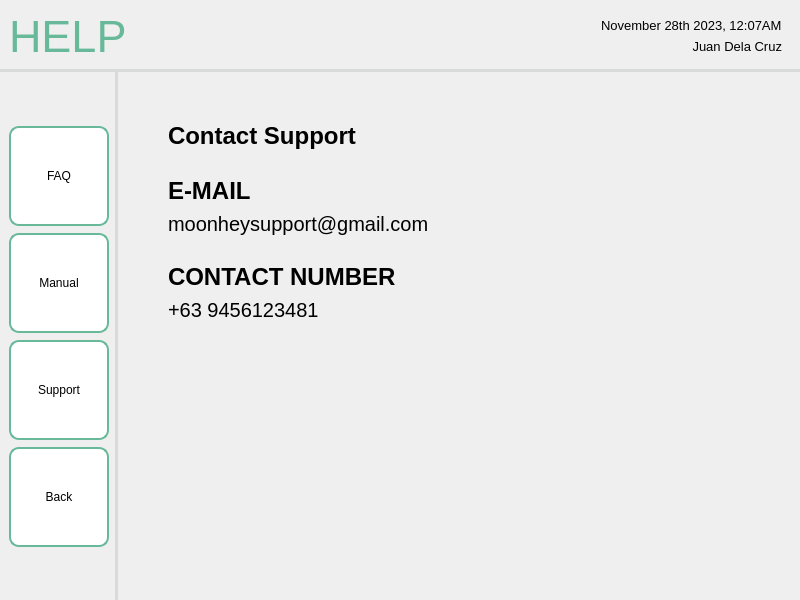
<?xml version="1.0" encoding="UTF-8"?>
<ui version="4.0">
 <class>MainWindow</class>
 <widget class="QMainWindow" name="MainWindow">
  <property name="geometry">
   <rect>
    <x>0</x>
    <y>0</y>
    <width>800</width>
    <height>600</height>
   </rect>
  </property>
  <property name="windowTitle">
   <string>MainWindow</string>
  </property>
  <widget class="QWidget" name="centralwidget">
   <layout class="QHBoxLayout" name="horizontalLayout">
    <property name="leftMargin">
     <number>0</number>
    </property>
    <property name="topMargin">
     <number>0</number>
    </property>
    <property name="rightMargin">
     <number>0</number>
    </property>
    <property name="bottomMargin">
     <number>0</number>
    </property>
    <item>
     <widget class="QFrame" name="frame">
      <property name="sizePolicy">
       <sizepolicy hsizetype="Preferred" vsizetype="Preferred">
        <horstretch>0</horstretch>
        <verstretch>0</verstretch>
       </sizepolicy>
      </property>
      <property name="frameShape">
       <enum>QFrame::NoFrame</enum>
      </property>
      <property name="frameShadow">
       <enum>QFrame::Plain</enum>
      </property>
      <layout class="QGridLayout" name="gridLayout_4">
       <property name="leftMargin">
        <number>0</number>
       </property>
       <property name="topMargin">
        <number>0</number>
       </property>
       <property name="rightMargin">
        <number>0</number>
       </property>
       <property name="bottomMargin">
        <number>0</number>
       </property>
       <property name="spacing">
        <number>0</number>
       </property>
       <item row="1" column="0">
        <widget class="QWidget" name="navBar_3" native="true">
         <property name="sizePolicy">
          <sizepolicy hsizetype="Fixed" vsizetype="Preferred">
           <horstretch>0</horstretch>
           <verstretch>0</verstretch>
          </sizepolicy>
         </property>
         <property name="styleSheet">
          <string notr="true">QWidget {
    border-right: 3px solid #D8DBD9;
}
</string>
         </property>
         <layout class="QVBoxLayout" name="verticalLayout_9">
          <property name="spacing">
           <number>7</number>
          </property>
          <item>
           <spacer name="verticalSpacer_8">
            <property name="orientation">
             <enum>Qt::Vertical</enum>
            </property>
            <property name="sizeHint" stdset="0">
             <size>
              <width>20</width>
              <height>40</height>
             </size>
            </property>
           </spacer>
          </item>
          <item>
           <widget class="QPushButton" name="addUserButton">
            <property name="minimumSize">
             <size>
              <width>100</width>
              <height>100</height>
             </size>
            </property>
            <property name="maximumSize">
             <size>
              <width>100</width>
              <height>100</height>
             </size>
            </property>
            <property name="styleSheet">
             <string notr="true">QPushButton {
    background-color: white;
    border: 2px solid #67B99A;
    color: black;
    padding: 8px 16px;
    border-radius: 10px;
}

QPushButton:hover {
    border: 2px solid #4D926D;
}

QPushButton:pressed {
	background-color: #F0F0F0;
	border: 2px solid #265C42;
}

</string>
            </property>
            <property name="text">
             <string>FAQ</string>
            </property>
           </widget>
          </item>
          <item>
           <widget class="QPushButton" name="editUserButton_3">
            <property name="minimumSize">
             <size>
              <width>100</width>
              <height>100</height>
             </size>
            </property>
            <property name="maximumSize">
             <size>
              <width>100</width>
              <height>100</height>
             </size>
            </property>
            <property name="layoutDirection">
             <enum>Qt::LeftToRight</enum>
            </property>
            <property name="styleSheet">
             <string notr="true">QPushButton {
    background-color: white;
    border: 2px solid #67B99A;
    color: black;
    padding: 8px 16px;
    border-radius: 10px;
}

QPushButton:hover {
    border: 2px solid #4D926D;
}

QPushButton:pressed {
	background-color: #F0F0F0;
	border: 2px solid #265C42;
}</string>
            </property>
            <property name="text">
             <string>Manual</string>
            </property>
            <property name="autoRepeat">
             <bool>false</bool>
            </property>
            <property name="autoExclusive">
             <bool>false</bool>
            </property>
           </widget>
          </item>
          <item>
           <widget class="QPushButton" name="pushButton_3">
            <property name="minimumSize">
             <size>
              <width>100</width>
              <height>100</height>
             </size>
            </property>
            <property name="maximumSize">
             <size>
              <width>100</width>
              <height>100</height>
             </size>
            </property>
            <property name="styleSheet">
             <string notr="true">QPushButton {
    background-color: white;
    border: 2px solid #67B99A;
    color: black;
    padding: 8px 16px;
    border-radius: 10px;
}

QPushButton:hover {
    border: 2px solid #4D926D;
}

QPushButton:pressed {
	background-color: #F0F0F0;
	border: 2px solid #265C42;
}</string>
            </property>
            <property name="text">
             <string>Support</string>
            </property>
           </widget>
          </item>
          <item>
           <widget class="QPushButton" name="backButton_3">
            <property name="sizePolicy">
             <sizepolicy hsizetype="Fixed" vsizetype="Fixed">
              <horstretch>0</horstretch>
              <verstretch>0</verstretch>
             </sizepolicy>
            </property>
            <property name="minimumSize">
             <size>
              <width>100</width>
              <height>100</height>
             </size>
            </property>
            <property name="maximumSize">
             <size>
              <width>100</width>
              <height>100</height>
             </size>
            </property>
            <property name="font">
             <font>
              <pointsize>9</pointsize>
             </font>
            </property>
            <property name="styleSheet">
             <string notr="true">QPushButton {
    background-color: white;
    border: 2px solid #67B99A;
    color: black;
    padding: 8px 16px;
    border-radius: 10px;
}

QPushButton:hover {
    border: 2px solid #4D926D;
}

QPushButton:pressed {
	background-color: #F0F0F0;
	border: 2px solid #265C42;
}</string>
            </property>
            <property name="text">
             <string>Back</string>
            </property>
            <property name="icon">
             <iconset resource="../../assets/resourceFile.qrc">
              <normaloff>:/logos/Icons/entypo_back.png</normaloff>:/logos/Icons/entypo_back.png</iconset>
            </property>
            <property name="autoRepeat">
             <bool>false</bool>
            </property>
           </widget>
          </item>
          <item>
           <spacer name="verticalSpacer_9">
            <property name="orientation">
             <enum>Qt::Vertical</enum>
            </property>
            <property name="sizeHint" stdset="0">
             <size>
              <width>20</width>
              <height>40</height>
             </size>
            </property>
           </spacer>
          </item>
         </layout>
        </widget>
       </item>
       <item row="0" column="0" colspan="2">
        <widget class="QWidget" name="header_3" native="true">
         <property name="styleSheet">
          <string notr="true">QWidget {
    border-bottom: 3px solid #D8DBD9; 
}
</string>
         </property>
         <layout class="QHBoxLayout" name="horizontalLayout_15">
          <item>
           <widget class="QLabel" name="titleLabel_3">
            <property name="font">
             <font>
              <pointsize>-1</pointsize>
             </font>
            </property>
            <property name="layoutDirection">
             <enum>Qt::LeftToRight</enum>
            </property>
            <property name="styleSheet">
             <string notr="true">QLabel {
    color: #67B99A;
    font-size: 45px;
}</string>
            </property>
            <property name="text">
             <string>HELP</string>
            </property>
            <property name="scaledContents">
             <bool>false</bool>
            </property>
           </widget>
          </item>
          <item>
           <spacer name="horizontalSpacer_4">
            <property name="orientation">
             <enum>Qt::Horizontal</enum>
            </property>
            <property name="sizeHint" stdset="0">
             <size>
              <width>40</width>
              <height>20</height>
             </size>
            </property>
           </spacer>
          </item>
          <item>
           <widget class="QFrame" name="systemLabel_3">
            <layout class="QVBoxLayout" name="verticalLayout_14">
             <item>
              <widget class="QLabel" name="sysTimeDate_3">
               <property name="font">
                <font>
                 <pointsize>10</pointsize>
                </font>
               </property>
               <property name="styleSheet">
                <string notr="true">QLabel {
    color: black;
}</string>
               </property>
               <property name="text">
                <string>November 28th 2023, 12:07AM</string>
               </property>
              </widget>
             </item>
             <item>
              <widget class="QLabel" name="userName_3">
               <property name="font">
                <font>
                 <pointsize>10</pointsize>
                </font>
               </property>
               <property name="styleSheet">
                <string notr="true">QLabel {
    color: black;
}</string>
               </property>
               <property name="text">
                <string>Juan Dela Cruz</string>
               </property>
               <property name="alignment">
                <set>Qt::AlignRight|Qt::AlignTrailing|Qt::AlignVCenter</set>
               </property>
              </widget>
             </item>
            </layout>
           </widget>
          </item>
         </layout>
        </widget>
       </item>
       <item row="1" column="1">
        <widget class="QWidget" name="mainContent" native="true">
         <layout class="QVBoxLayout" name="verticalLayout_10">
          <property name="leftMargin">
           <number>50</number>
          </property>
          <property name="topMargin">
           <number>50</number>
          </property>
          <property name="rightMargin">
           <number>50</number>
          </property>
          <property name="bottomMargin">
           <number>50</number>
          </property>
          <item>
           <widget class="QWidget" name="layoutContainer" native="true">
            <layout class="QVBoxLayout" name="verticalLayout_3">
             <property name="spacing">
              <number>7</number>
             </property>
             <property name="leftMargin">
              <number>0</number>
             </property>
             <property name="topMargin">
              <number>0</number>
             </property>
             <property name="rightMargin">
              <number>0</number>
             </property>
             <property name="bottomMargin">
              <number>0</number>
             </property>
             <item>
              <widget class="QLabel" name="mainTitle">
               <property name="font">
                <font>
                 <pointsize>18</pointsize>
                 <bold>true</bold>
                </font>
               </property>
               <property name="text">
                <string>Contact Support</string>
               </property>
              </widget>
             </item>
             <item>
              <spacer name="verticalSpacer_2">
               <property name="orientation">
                <enum>Qt::Vertical</enum>
               </property>
               <property name="sizeType">
                <enum>QSizePolicy::Fixed</enum>
               </property>
               <property name="sizeHint" stdset="0">
                <size>
                 <width>20</width>
                 <height>20</height>
                </size>
               </property>
              </spacer>
             </item>
             <item>
              <widget class="QLabel" name="emailTitle">
               <property name="font">
                <font>
                 <pointsize>18</pointsize>
                 <bold>true</bold>
                </font>
               </property>
               <property name="text">
                <string>E-MAIL</string>
               </property>
              </widget>
             </item>
             <item>
              <widget class="QLabel" name="email">
               <property name="font">
                <font>
                 <pointsize>15</pointsize>
                </font>
               </property>
               <property name="text">
                <string>moonheysupport@gmail.com</string>
               </property>
              </widget>
             </item>
             <item>
              <spacer name="verticalSpacer_3">
               <property name="orientation">
                <enum>Qt::Vertical</enum>
               </property>
               <property name="sizeType">
                <enum>QSizePolicy::Fixed</enum>
               </property>
               <property name="sizeHint" stdset="0">
                <size>
                 <width>20</width>
                 <height>20</height>
                </size>
               </property>
              </spacer>
             </item>
             <item>
              <widget class="QLabel" name="contactTitle">
               <property name="font">
                <font>
                 <pointsize>18</pointsize>
                 <bold>true</bold>
                </font>
               </property>
               <property name="text">
                <string>CONTACT NUMBER</string>
               </property>
              </widget>
             </item>
             <item>
              <widget class="QLabel" name="contactNum">
               <property name="font">
                <font>
                 <pointsize>15</pointsize>
                </font>
               </property>
               <property name="text">
                <string>+63 9456123481</string>
               </property>
              </widget>
             </item>
            </layout>
           </widget>
          </item>
          <item>
           <spacer name="verticalSpacer">
            <property name="orientation">
             <enum>Qt::Vertical</enum>
            </property>
            <property name="sizeHint" stdset="0">
             <size>
              <width>20</width>
              <height>40</height>
             </size>
            </property>
           </spacer>
          </item>
         </layout>
        </widget>
       </item>
      </layout>
     </widget>
    </item>
   </layout>
  </widget>
 </widget>
 <resources>
  <include location="../../assets/resourceFile.qrc"/>
 </resources>
 <connections/>
</ui>
